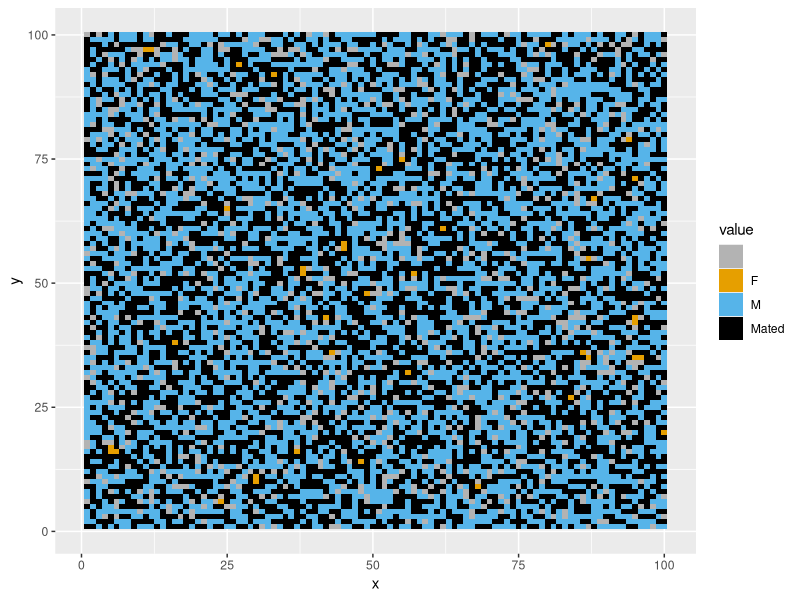
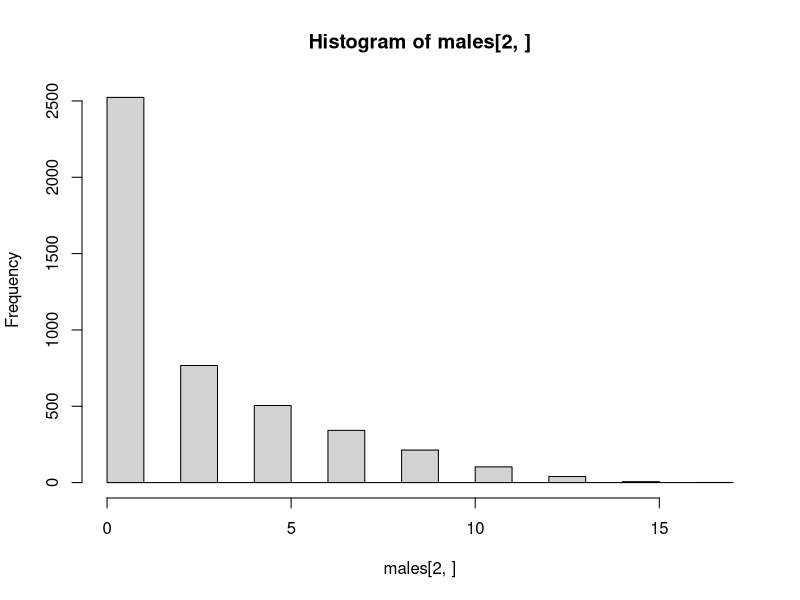

Source code (R) for these figures, in order: (Note: this script raises an error after producing the figures.)
##### Code for measuring differences in effective population sizes between moss sexes ######

## Packages needed for plotting
require(reshape2)
require(ggplot2)

# Making colorblind friendly palette
colors <- c("#000000", "#E69F00", "#56B4E9", "#009E73",
            "#F0E442", "#0072B2", "#D55E00", "#CC79A7")


##### Program ####
aRows <- 100 # Number of rows in spatial grid
aCols <- 100 # Number of columns in spatial grid
  
# Create empty spatial grid called "arena"
arena <- matrix(data = " ", nrow = aRows, ncol = aCols, byrow = FALSE, dimnames = NULL) 

N <- 9000 # population size, must be even  number because I assume an equal sex ratio

# Randomly selecting locations of individuals on grid
locs <- sample(seq(1,(aRows*aCols),by=1),N,replace=FALSE)

males <- matrix(data = 0, nrow = 2, ncol = N/2) # matrix of males
females <- matrix(data = NA, nrow = 1, ncol = N/2) # matrix of males

m <- 1 # counter for males added 
f <- 1 # counter for males added 
for(i in 1:N){
  # alternate between placing of males and females on grid
  if(i%%2 == 0){
    males[1,m] <- locs[i] # Storing location
    arena[locs[i]] <- "M" # placing on grid
    m = m + 1
  }
  else{
    females[1,m] <- locs[i] # Storing location
    arena[locs[i]] <- "F"  # placing on grid
    f = f + 1
  }
}

# arena # shows grid

males[1,] <- sample(males[1,],(N/2))#shuffle order of males

fM <- 0 # store number of mated females

for(i in 1:length(males[1,])){
  mRow <-(males[1,i]%% aRows) # convert index to row
  if(mRow == 0){mRow = aRows}
  mCol <- floor(((males[1,i])/aCols)+.99) # convert index to col
  
  if(mRow-1>0){ #check if there is a female above
    if(arena[(mRow-1),(mCol)] == "F"){
      males[2,i] <- males[2,i] + 1
      arena[(mRow-1),(mCol)] = "Mated"
      fM <- fM + 1
    }
  }
  
  if(mRow+1<=aRows){ #check if there is a female below
    if(arena[(mRow+1),(mCol)] == "F"){
      males[2,i] <- males[2,i] + 1
      arena[(mRow+1),(mCol)] = "Mated"
      fM <- fM + 1
    }
  }
  
  if(mCol-1>0){ #check if there is a female to the left
    if(arena[(mRow),(mCol-1)] == "F"){
      males[2,i] <- males[2,i] + 1
      arena[(mRow),(mCol-1)] = "Mated"
      fM <- fM + 1
    }
  }
  
  if(mCol+1<=aCols){ #check if there is a female to the right
    if(arena[(mRow),(mCol+1)] == "F"){
      males[2,i] <- males[2,i] + 1
      arena[(mRow),(mCol+1)] = "Mated"
      fM <- fM + 1
    }
  }
  
  if(mRow-1>0 && mCol-1>0){ #check diagonal up left
    if(arena[(mRow-1),(mCol-1)] == "F"){
      males[2,i] <- males[2,i] + 1
      arena[(mRow-1),(mCol-1)] = "Mated"
      fM <- fM + 1
    }
  }
  
  if(mRow-1>0 && mCol+1<=aCols){ #check diagonal up right
    if(arena[(mRow-1),(mCol+1)] == "F"){
      males[2,i] <- males[2,i] + 1
      arena[(mRow-1),(mCol+1)] = "Mated"
      fM <- fM + 1
    }
  }
  
  if(mRow+1<=aRows && mCol+1<=aCols){ #check diagonal down right
    if(arena[(mRow+1),(mCol+1)] == "F"){
      males[2,i] <- males[2,i] + 1
      arena[(mRow+1),(mCol+1)] = "Mated"
      fM <- fM + 1
    }
  }
  
  if(mRow+1<=aRows && mCol-1>0){ #check diagonal down left
    if(arena[(mRow+1),(mCol-1)] == "F"){
      males[2,i] <- males[2,i] + 1
      arena[(mRow+1),(mCol-1)] = "Mated"
      fM <- fM + 1
    }
  }
}

#males # outputs males. Row1 = location, Row2 = number of mates
#fM # outputs number of females mated


#### Plotting final arena ####

x1=melt(arena)
names(x1)=c("x","y","value")
levels(x1$value)=c("Empty","Unmated Female","Male","Mated Female")
qplot(x, y, fill=value, data=x1,geom='tile')+scale_fill_manual(values=c("gray70",colors[2],colors[3],colors[1]))


## Calculating effective population size
## I don't think I have this correct yet
s1 <- (2/(mean(males[2,]))) # scale to keep pop size equal

males[2,]<- sapply(males[2,],(function(x){x*s1}))
mean(males[2,])
var(males[2,])

Ne <- ((2*N) - 2) / (2+var(males[2,]))

fList <- c(rep(s1,fM),rep(0,(N/2)-fM))

mean(fList)
var(fList)
NeF <-  ((2*N) - 2) / (2+var(fList))

Ne / NeF
hist(males[2,])



####### Running Multiple Reps ########
reps <- 100

RunsMales <- matrix(data = 0, nrow = reps, ncol = N/2) # matrix of males

RunsNeM <- rep(0,reps)
RunsNeF <- rep(0,reps)

for(k in 1:reps){
  ##### Program ####
  aRows <- 100 # Number of rows in spatial grid
  aCols <- 100 # Number of columns in spatial grid
  
  # Create empty spatial grid called "arena"
  arena <- matrix(data = " ", nrow = aRows, ncol = aCols, byrow = FALSE, dimnames = NULL) 
  
  N <- 10000 # population size, must be even  number because I assume an equal sex ratio
  
  # Randomly selecting locations of individuals on grid
  locs <- sample(seq(1,(aRows*aCols),by=1),N,replace=FALSE)
  
  males <- matrix(data = 0, nrow = 2, ncol = N/2) # matrix of males
  females <- matrix(data = NA, nrow = 1, ncol = N/2) # matrix of males
  
  m <- 1 # counter for males added 
  f <- 1 # counter for males added 
  for(i in 1:N){
    # alternate between placing of males and females on grid
    if(i%%2 == 0){
      males[1,m] <- locs[i] # Storing location
      arena[locs[i]] <- "M" # placing on grid
      m = m + 1
    }
    else{
      females[1,m] <- locs[i] # Storing location
      arena[locs[i]] <- "F"  # placing on grid
      f = f + 1
    }
  }
  
  # arena # shows grid
  
  males[1,] <- sample(males[1,],(N/2))#shuffle order of males
  
  fM <- 0 # store number of mated females
  
  for(i in 1:length(males[1,])){
    mRow <-(males[1,i]%% aRows) # convert index to row
    if(mRow == 0){mRow = aRows}
    mCol <- floor(((males[1,i])/aCols)+.99) # convert index to col
    
    if(mRow-1>0){ #check if there is a female above
      if(arena[(mRow-1),(mCol)] == "F"){
        males[2,i] <- males[2,i] + 1
        arena[(mRow-1),(mCol)] = "Mated"
        fM <- fM + 1
      }
    }
    
    if(mRow+1<=aRows){ #check if there is a female below
      if(arena[(mRow+1),(mCol)] == "F"){
        males[2,i] <- males[2,i] + 1
        arena[(mRow+1),(mCol)] = "Mated"
        fM <- fM + 1
      }
    }
    
    if(mCol-1>0){ #check if there is a female to the left
      if(arena[(mRow),(mCol-1)] == "F"){
        males[2,i] <- males[2,i] + 1
        arena[(mRow),(mCol-1)] = "Mated"
        fM <- fM + 1
      }
    }
    
    if(mCol+1<=aCols){ #check if there is a female to the right
      if(arena[(mRow),(mCol+1)] == "F"){
        males[2,i] <- males[2,i] + 1
        arena[(mRow),(mCol+1)] = "Mated"
        fM <- fM + 1
      }
    }
    
    if(mRow-1>0 && mCol-1>0){ #check diagonal up left
      if(arena[(mRow-1),(mCol-1)] == "F"){
        males[2,i] <- males[2,i] + 1
        arena[(mRow-1),(mCol-1)] = "Mated"
        fM <- fM + 1
      }
    }
    
    if(mRow-1>0 && mCol+1<=aCols){ #check diagonal up right
      if(arena[(mRow-1),(mCol+1)] == "F"){
        males[2,i] <- males[2,i] + 1
        arena[(mRow-1),(mCol+1)] = "Mated"
        fM <- fM + 1
      }
    }
    
    if(mRow+1<=aRows && mCol+1<=aCols){ #check diagonal down right
      if(arena[(mRow+1),(mCol+1)] == "F"){
        males[2,i] <- males[2,i] + 1
        arena[(mRow+1),(mCol+1)] = "Mated"
        fM <- fM + 1
      }
    }
    
    if(mRow+1<=aRows && mCol-1>0){ #check diagonal down left
      if(arena[(mRow+1),(mCol-1)] == "F"){
        males[2,i] <- males[2,i] + 1
        arena[(mRow+1),(mCol-1)] = "Mated"
        fM <- fM + 1
      }
    }
  }
  s1 <- (2/(mean(males[2,]))) # scale to keep pop size equal
  
  males[2,]<- sapply(males[2,],(function(x){x*s1}))
  
  NeM <- ((2*N) - 2) / (2+var(males[2,]))
  
  fList <- c(rep(s1,fM),rep(0,(N/2)-fM))
  
  NeF <-  ((2*N) - 2) / (2+var(fList))
  
  RunsMales[k,] <- males[2,]
  RunsNeM[k] <- NeM
  RunsNeF[k] <- NeF
}

NeM_results[10] =  mean(RunsNeM)
NeF_results[10] =  mean(RunsNeF)

plot(x=seq(1000,10000,by=1000),y=NeF_results,pch=16,xlab="Realized population size",ylab="Effective population size",cex.axis=.8,xlim=c(0,10000))
lines(x=seq(1000,10000,by=1000),y=NeF_results)

points(x=seq(1000,10000,by=1000),y=NeM_results)
lines(x=seq(1000,10000,by=1000),y=NeM_results,lty=2)

legend(1000,9000,c("Females","Males"),pch=c(16,1),cex=.9,box.lwd=F,y.intersp=.7,bty="n",seg.len=3)


NeM_results <- rep(0,10)
NeF_results <- rep(0,10)

#mean(RunsNeM)/mean(RunsNeF)

#mean(RunsNeM) / N
#mean(RunsNeF) / N

#hist(RunsMales)
